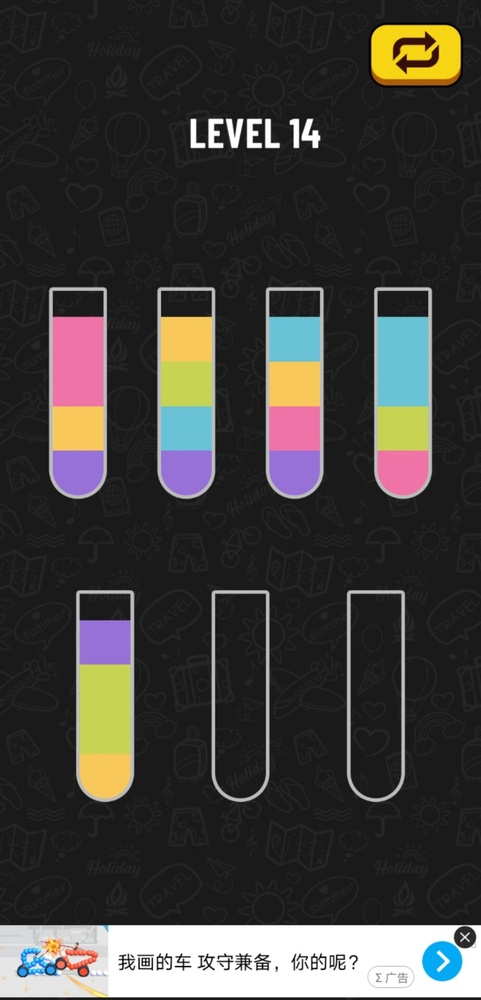
#> input picture screenshot_4.jpg, 481 x 1000 px, shrunk from 924 x 1920 before the run
$ python main.py
#> lines starting #> are read from the running program, lines starting #| are printed output that depends on the picture
### screenshot_analysis.py
import numpy as np
from PIL import Image
from queue import Queue


def get_pixel_array(image_path):
#> called with image_path = 'screenshot_4.jpg'
    image = Image.open(image_path)
#> image is the input picture: PIL image 481x1000 RGB; mean R, G, B 63.4, 61.4, 58.7
    rgb_image = image.convert("RGB")
    width, height = image.size
#> width = 481; height = 1000
    pixel_list = [
        [rgb_image.getpixel((i, j)) for j in range(height)] for i in range(width)
    ]
#> pixel_list = 481 items
    return np.asarray(pixel_list)
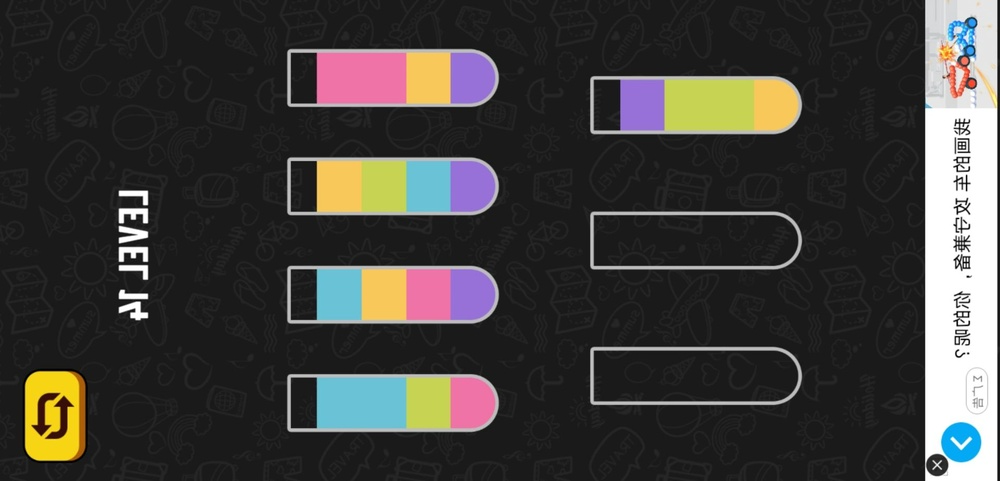
#> returned value: shape (481, 1000, 3) int64; mean of channels 0, 1, 2 63.4, 61.4, 58.7; drawn as R, G, B


# [4 lines left out: function save_pixel_array, not called in this run]


def get_tube(pixel_array, water_block_per_tube=4):
#> called with water_block_per_tube = 4
    has_coded_color_list = []
#> has_coded_color_list = []
    def _get_color_code(rgb_array):
        for idx, has_coded_rgb_array in enumerate(has_coded_color_list):
            if np.sum(np.abs(rgb_array - has_coded_rgb_array)) < 10:
                return idx
        has_coded_color_list.append(rgb_array)
        return len(has_coded_color_list) - 1

    width, height, _ = np.shape(pixel_array)
#> width = 481; height = 1000
    grey_option_pixels = np.where(np.abs(pixel_array - 187) < 40, 1, 0)
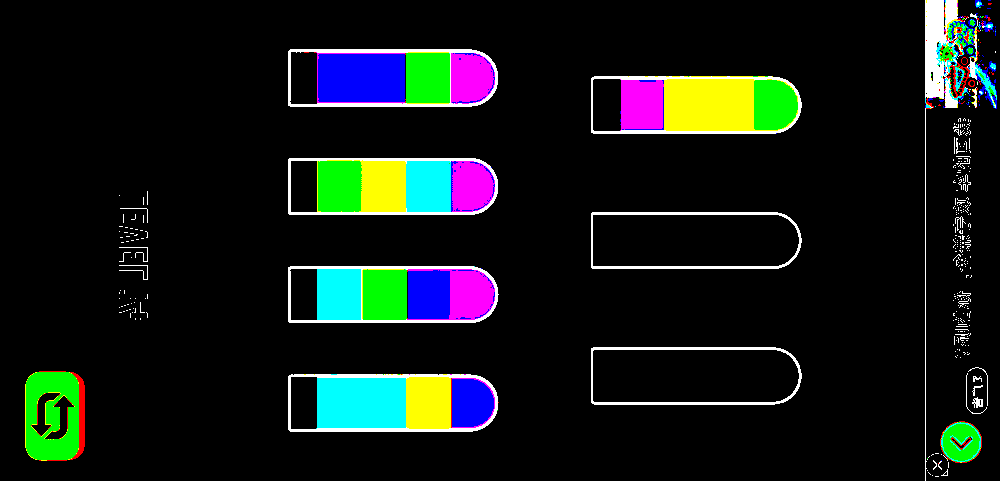
#> grey_option_pixels: shape (481, 1000, 3) int64; mean of channels 0, 1, 2 0.0728, 0.102, 0.0885; drawn with 1 as white
    grey_option_pixels = np.sum(grey_option_pixels, axis=2)
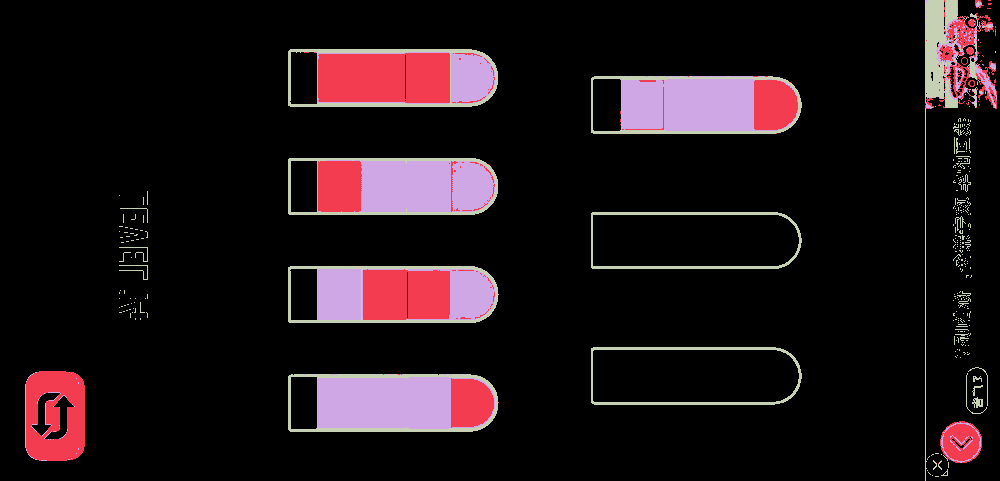
#> grey_option_pixels: shape (481, 1000) int64; 4 distinct labels, from 0 to 3; one colour per label, 0 black
    grey_pixel_tuple = np.where(grey_option_pixels >= 3)
#> grey_pixel_tuple = 15333 positions, rows 0 to 480, columns 119 to 995
    black_option_pixels = np.where(np.abs(pixel_array - 26) < 30, 1, 0)
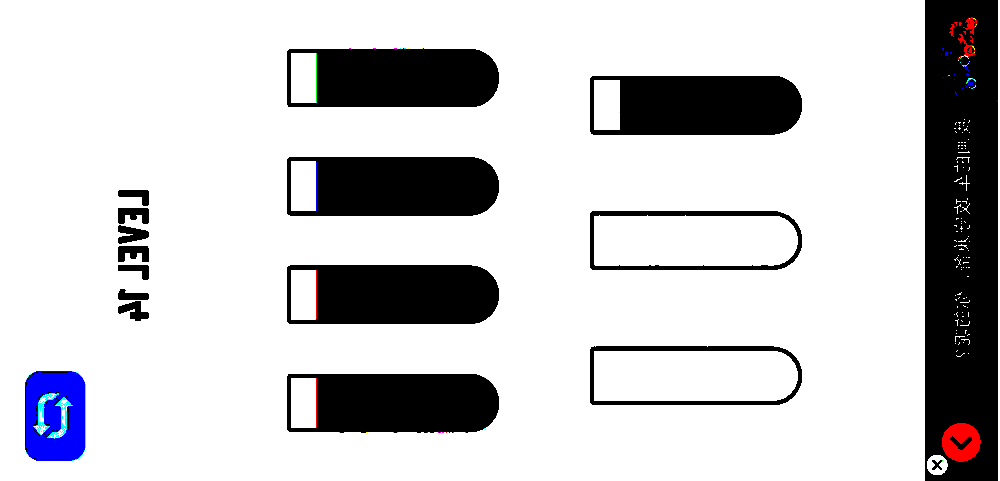
#> black_option_pixels: shape (481, 1000, 3) int64; mean of channels 0, 1, 2 0.795, 0.793, 0.802; drawn with 1 as white
    black_option_pixels = np.sum(black_option_pixels, axis=2)
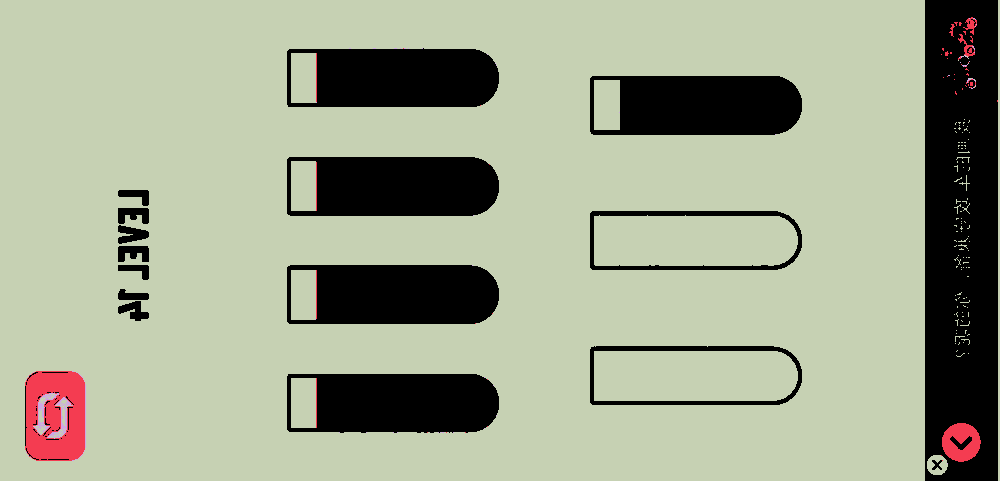
#> black_option_pixels: shape (481, 1000) int64; 4 distinct labels, from 0 to 3; one colour per label, 0 black
    black_pixel_tuple = np.where(black_option_pixels >= 3)
#> black_pixel_tuple = 380876 positions, rows 0 to 480, columns 0 to 999
    connect_map = np.zeros([width, height])
    connect_map[grey_pixel_tuple] = 1
    connect_map[black_pixel_tuple] = 2
    # 有一定的粗度才能被算作试管璧或者背景 检查一下每个被判定为灰色或黑色的像素 它上方的几个像素是不是全部都也是黑色或者灰色
    double_check_x_list = []
    double_check_y_list = []
    for check_x in range(width):
        for check_y in range(height):
            if connect_map[check_x, check_y] != 0:
                check_up = True
                for bias in range(3):
                    if check_y - bias > 0 and connect_map[check_x, check_y - bias] != connect_map[check_x, check_y]:
                        check_up = False
                if check_up == False:
                    double_check_x_list.append(check_x)
                    double_check_y_list.append(check_y)
#> after the loop, double_check_x_list = 7580 values from 0 to 480
    connect_map[(np.asarray(double_check_x_list), np.asarray(double_check_y_list))] = 0
    x_array, y_array = grey_pixel_tuple
#> x_array = 15333 values from 0 to 480; y_array = 15333 values, max 995 at index 1882, min 119 at index 6934, mean 615.8
    connect_grey_pixel_lists = []
    has_judged_pixels = set()
    for seed_x, seed_y in zip(x_array, y_array):
        if (seed_x, seed_y) not in has_judged_pixels:
            queue = Queue()
            connect_grey_pixel_lists.append(([seed_x], [seed_y]))
            has_judged_pixels.add((seed_x, seed_y))
            queue.put((seed_x, seed_y))
            while not queue.empty():
                sub_seed_x, sub_seed_y = queue.get()
                for x in range(sub_seed_x-1, sub_seed_x+2):
                    for y in range(sub_seed_y-1, sub_seed_y+2):
                        if x > 0 and y > 0 and x < width and y < height:
                            if (x, y) not in has_judged_pixels and connect_map[x, y] == 1:
                                block_x_list, block_y_list = connect_grey_pixel_lists[-1]
                                block_x_list.append(x)
                                block_y_list.append(y)
                                has_judged_pixels.add((x, y))
                                queue.put((x, y))
#> this loop made 15333 passes
#> (seed_x, seed_y) on passes 1 to 3: (0, 925), (0, 927), (0, 928)
#> after the loop, connect_grey_pixel_lists = 3980 items; has_judged_pixels = 15333 items
    # 用连通块的像素数和高度的和作为判定连通块规模的依据 试管的连通块 规模相近而且是规模最大的一批
    connect_grey_pixel_lists.sort(key=lambda t: -(len(t[0]) + max(t[1]) - min(t[1])))
    for idx, block in enumerate(connect_grey_pixel_lists):
        if idx == len(connect_grey_pixel_lists) - 1:
            tube_grey_pixel_lists = connect_grey_pixel_lists
        else:
            block_scale = len(block[0]) + max(block[1]) - min(block[1])
            next_block = connect_grey_pixel_lists[idx + 1]
            next_block_scale = len(next_block[0]) + max(next_block[1]) - min(next_block[1])
            if block_scale * 0.8 > next_block_scale:
                tube_grey_pixel_lists = connect_grey_pixel_lists[: idx + 1]
                break
#> this loop made 5 passes
#> (block_scale, next_block_scale) on passes 1 to 5: (1707, 1665), (1665, 1506), (1506, 1469), (1469, 1450), (1450, 849)
    tube_grey_pixel_tuples = [(np.asarray(t[0]), np.asarray(t[1])) for t in tube_grey_pixel_lists]
#> tube_grey_pixel_tuples = 5 items
    # 整除10 减少误差 先在x轴排序 再在y轴排序
    tube_grey_pixel_tuples.sort(key=lambda t: (min(t[1]) // 10, min(t[0]) // 10))
    tube_stack_list = []
    for tube_grey_pixel_tuple in tube_grey_pixel_tuples:
        tube_stack = []
        middle_x = (max(tube_grey_pixel_tuple[0]) + min(tube_grey_pixel_tuple[0])) // 2
        colorful_pixel_block_count = None
        max_colorful_pixel_block_count = 0
        colorful_pixel_end_y = None
        # 找到中线上最长的彩色像素联通线 平均分成water_block_per_tube份 在中线上给每份的中点采样
        for tube_y in range(min(tube_grey_pixel_tuple[1]), max(tube_grey_pixel_tuple[1])):
            c_u = connect_map[middle_x, tube_y - 1]
            c = connect_map[middle_x, tube_y]
            c_d = connect_map[middle_x, tube_y + 1]
            if c == 0:
                if c_u != c:
                    colorful_pixel_block_count = 1
                elif colorful_pixel_block_count is not None:
                    if c_d != c:
                        if colorful_pixel_block_count > max_colorful_pixel_block_count:
                            max_colorful_pixel_block_count = colorful_pixel_block_count
                            colorful_pixel_end_y = tube_y
                        colorful_pixel_block_count = None
                    else:
                        colorful_pixel_block_count += 1
        # 找到彩色像素才采样 否则是空试管
        if max_colorful_pixel_block_count is not None and max_colorful_pixel_block_count > 10:
            # print(max_colorful_pixel_block_count)
            for idx in range(water_block_per_tube):
                # 自底向上采样
                sample_y = colorful_pixel_end_y - max_colorful_pixel_block_count // (2 * water_block_per_tube) * (2 * idx + 1)
                tube_stack.append(_get_color_code(pixel_array[middle_x, sample_y]))
        tube_stack_list.append(tube_stack)
#> this loop made 5 passes
#> (tube_grey_pixel_tuple, middle_x) on passes 1 to 5: (1261 positions, rows 158 to 214, columns 289 to 497, 186), (1500 positions, rows 49 to 106, columns 290 to 497, 77), (1298 positions, rows 266 to 322, columns 290 to 498, 294), (1458 positions, rows 374 to 431, columns 290 to 497, 402), (1429 positions, rows 0 to 97, columns 927 to 948, 48)
#> after the loop, tube_stack_list = [[0, 1, 2, 3], [0, 3, 4, 4], [0, 4, 3, 1], [4, 2, 1, 1], []]

    # save_pixel_array(get_red_mark_pixel_array(np.where(connect_map == 1), (width, height)), "grey.png")
    # save_pixel_array(get_red_mark_pixel_array(np.where(connect_map == 2), (width, height)), "black.png")
    return tube_stack_list, tube_grey_pixel_tuples


# [9 lines left out: function get_red_mark_pixel_array, not called in this run]

### main.py
from queue import Queue
from screenshot_analysis import get_pixel_array, get_tube


class Tube(object):
    def __init__(self, water_list, capacity):
        self.water_list = water_list
        self.capacity = capacity
        self.size = len(self.water_list)
        assert self.size <= self.capacity
        self.water_list = self.water_list + [None] * (self.capacity - self.size)

    def __str__(self):
        return "Tube%s" % str(self.water_list[:self.size])

    def is_empty(self):
        return self.size <= 0

    def is_full(self):
        return self.size >= self.capacity

    def is_pure(self):
        if self.size <= 0:
            return True
        for idx in range(1, self.size):
            if self.water_list[idx] != self.water_list[0]:
                return False
        return True

    def get(self):
        assert self.size > 0
        self.size -= 1
        return self.water_list[self.size]

    def add(self, code):
        assert self.size < self.capacity
        self.water_list[self.size] = code
        self.size += 1

    def top(self):
        return self.water_list[self.size - 1]

    def copy(self):
        new_list = [i for i in self.water_list[:self.size]]
        return Tube(new_list, self.capacity)

    @classmethod
    def can_dump(cls, from_tube, to_tube):
        if from_tube.is_empty():
            return False
        if to_tube.is_empty():
            return True
        return not to_tube.is_full() and from_tube.top() == to_tube.top()

    @classmethod
    def dump(cls, from_tube, to_tube):
        if not Tube.can_dump(from_tube, to_tube):
            return None, None
        new_from_tube = from_tube.copy()
        new_to_tube = to_tube.copy()
        while Tube.can_dump(new_from_tube, new_to_tube):
            new_to_tube.add(new_from_tube.get())
        return new_from_tube, new_to_tube


class State(object):
    def __init__(self, tube_list, log=""):
        self.tube_list = tube_list
        self.log = log

    def __str__(self):
        tube_str_list = [str(tube) for tube in self.tube_list]
        tube_str_list.sort()
        return " ".join(tube_str_list)

    def is_win(self):
        for tube in self.tube_list:
            if not ((tube.is_full() or tube.is_empty()) and tube.is_pure()):
                return False
        return True

    def next_states(self):
        states = []
        for from_tube_idx in range(len(self.tube_list)):
            for to_tube_idx in range(len(self.tube_list)):
                if from_tube_idx != to_tube_idx:
                    from_tube = self.tube_list[from_tube_idx]
                    to_tube = self.tube_list[to_tube_idx]
                    new_from_tube, new_to_tube = Tube.dump(from_tube, to_tube)
                    if new_from_tube is not None and new_to_tube is not None:
                        new_tube_list = []
                        for idx, ori_tube in enumerate(self.tube_list):
                            if idx == from_tube_idx:
                                new_tube_list.append(new_from_tube)
                            elif idx == to_tube_idx:
                                new_tube_list.append(new_to_tube)
                            else:
                                new_tube_list.append(ori_tube)
                        states.append(State(new_tube_list, "%s%3d -> %3d\n" % (self.log, from_tube_idx + 1, to_tube_idx + 1)))

        return states


if __name__ == '__main__':
    water_block_per_tube = 4
    screenshot_path = "screenshot_4.jpg"
    tube_stack_list, _ = get_tube(get_pixel_array(screenshot_path), water_block_per_tube)
    print(tube_stack_list)
#| [[0, 1, 2, 3], [0, 3, 4, 4], [0, 4, 3, 1], [4, 2, 1, 1], []]
    init_state = State([Tube(li, water_block_per_tube) for li in tube_stack_list])
    has_in_queue_states = set()
    queue = Queue()
    queue.put(init_state)
    has_in_queue_states.add(str(init_state))
    while not queue.empty():
        top_state = queue.get()
        if top_state.is_win():
            print(top_state.log)
            break
        next_states = top_state.next_states()
        for next_state in next_states:
            if str(next_state) not in has_in_queue_states:
                queue.put(next_state)
                has_in_queue_states.add(str(next_state))
#> after the loop, has_in_queue_states = 17 items
